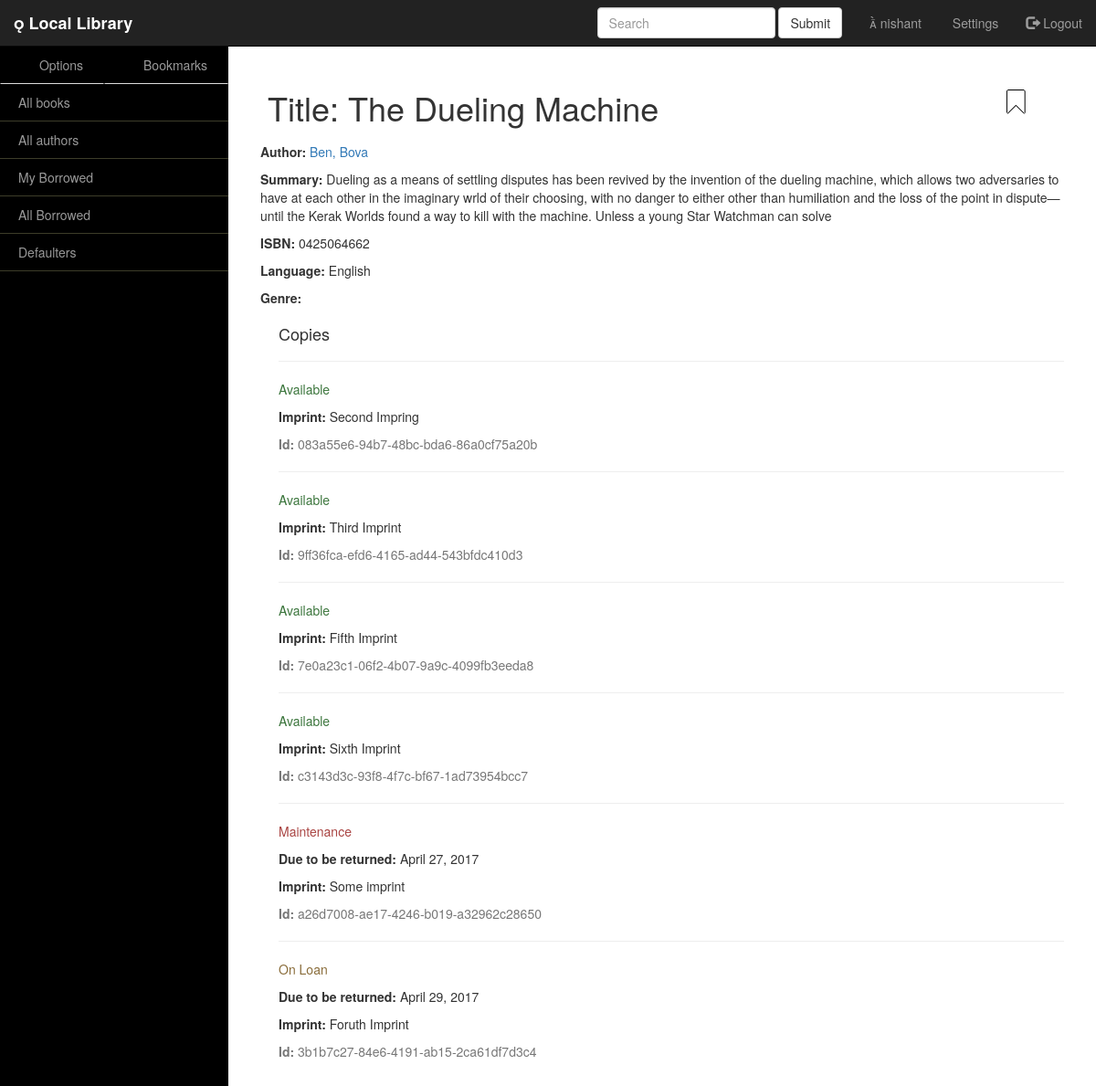
Screenshot of /catalog/book/1 (signed in) with the database file from the repository.
### catalog/models.py (models this page shows, shortened)
class Book(models.Model):
    title = models.CharField(max_length=200)
    author = models.ForeignKey("Author",on_delete=models.SET_NULL,null=True)
    summary = models.TextField(max_length=1000,help_text="Enter the brief description of book")
    isbn = models.CharField('ISBN',max_length=13,help_text='13 Character <a href="https://www.isbn-international.org/content/what-isbn">ISBN number</a>')
    genere = models.ManyToManyField('Genere',help_text='Select a genere for book')
    language = models.ForeignKey('Language', on_delete=models.SET_NULL, null=True)
    class Meta:
        __module__= '__name__'
    def display_genere(self):
        """
        Creates a string for the Genre. This is required to display genre in Admin.
        """
        return ", ".join([genere.name for genere in self.genere.all()[:3]])
    display_genere.short_description = 'Genere'
    def __str__(self):
        return self.title

class Author(models.Model):
    first_name = models.CharField(max_length=100)
    last_name = models.CharField(max_length=100)
    date_of_birth = models.DateField(null=True, blank=True)
    date_of_death = models.DateField('Died', null=True, blank=True)
    def __str__(self):
        return '%s, %s' % (self.last_name, self.first_name)

class Language(models.Model):
    name = models.CharField(max_length=200, help_text="Enter a the book's natural language (e.g. English, French, Japanese etc.)")
    def __str__(self):
        return self.name

class BookInstance(models.Model):
    id = models.UUIDField(primary_key=True,default=uuid.uuid4, help_text="Unique id for this particular book accross whole library")
    book = models.ForeignKey('Book',on_delete=models.SET_NULL, null=True)
    imprint = models.CharField(max_length=200)
    due_back = models.DateField(blank=True, null=True)
    borrower = models.ForeignKey(User,on_delete=models.SET_NULL,blank=True, null=True)
    LOAN_STATUS = (
        ('d', 'Maintenance'),
        ('o', 'On Loan'),
        ('a', 'Available'),
        ('r', 'Reserved'),
    )
    status = models.CharField(max_length=1,choices=LOAN_STATUS, default = 'd' ,blank=True, help_text='book availability')
    class Meta:
        permissions = (('can_mark_returned',"Set book as returned"),)
        ordering = ["due_back"]

### catalog/views.py (the view)
# urls.py: url(r'^book/(?P<pk>\d+)$',views.BooksDetailView.as_view(),name='book-detail'),
class BooksDetailView(LoginRequiredMixin,generic.DetailView):
    login_url = 'user_login'
    model = Book
    template_name = 'catalog/book_detail.html'

### catalog/templates/catalog/book_detail.html (shortened to what this page needs)
{% extends "base_generic.html" %}
{% load static %}
{% block content %}
  <table>
    <tr>
    <td>
      <h1>Title: {{ book.title }}</h1>
    </td>
    <td align='right'>
      {% if user.is_authenticated %}
        <a id="bookmarkme" href="javascript:void(0)" onclick="bookmarkme( '{{ book }}' )"" title="bookmark"><span id="bookmarkicon" class="glyphicon glyphicon-bookmark" style="font-size: 25px;color:white;text-shadow: -1px 0 black, 0 1px black, 1px 0 black, 0 -1px black;"></span></a>
      {% endif %}
</td>
    </tr>
  </table>
  <p><strong>Author:</strong> <a href="">{{ book.author }}</a></p>
  <p><strong>Summary:</strong> {{ book.summary }}</p>
  <p><strong>ISBN:</strong> {{ book.isbn }}</p>
  <p><strong>Language:</strong> {{ book.language }}</p>
  <p><strong>Genre:</strong> {% for genre in book.genre.all %} {{ genre }}{% if not forloop.last %}, {% endif %}{% endfor %}</p>
  <div style="margin-left:20px;margin-top:20px">
    <h4>Copies</h4>
    {% for copy in book.bookinstance_set.all %}
    <hr>
    <p class="{% if copy.status == 'a' %}text-success{% elif copy.status == 'd' %}text-danger{% else %}text-warning{% endif %}">{{ copy.get_status_display }}</p>
    {% if copy.status != 'a' %}<p><strong>Due to be returned:</strong> {{copy.due_back}}</p>{% endif %}
    <p><strong>Imprint:</strong> {{copy.imprint}}</p>
    <p class="text-muted"><strong>Id:</strong> {{copy.id}}</p>
    {% endfor %}
  </div>
{% endblock %}

### catalog/templates/base_generic.html (shortened to what this page needs)
<!DOCTYPE html>
<html lang="en">
<head>
    {% load static %}
    <link rel="stylesheet" href="https://maxcdn.bootstrapcdn.com/bootstrap/3.3.7/css/bootstrap.min.css">
    <link href="{% static 'css/bootstrap.min.css' %}" rel="stylesheet">
    <link href="{% static 'css/simple-sidebar.css' %}" rel="stylesheet">
    <link href="{% static 'css/table.css' %}" rel="stylesheet">
</head>
<body style="padding-top: 50px;">
    <div id="wrapper" class='toggled'>
        <nav class="navbar navbar-inverse navbar-fixed-top">
            <div class="container-fluid">
                <div class="navbar-header">
                <b><a class="navbar-brand  glyphicon-book" href="{% url 'index' %}"> Local Library</a></b>
                </div>
                <ul class="nav navbar-nav navbar-right">
                    <form class="navbar-form navbar-left">
                        <div class="form-group">
                            <input type="text" class="form-control" placeholder="Search">
                        </div>
                        <button type="submit" class="btn btn-default">Submit</button>
                    </form>
                    {% if user.is_authenticated %}
                        <li><a href="#"><span class=" glyphicon-user"> {{ user }} </span></a></li>
                    {% endif %}
                    <li><a href="#"> Settings</a></li>
                    <li><a href="{% url 'logout'%}"><span class="glyphicon glyphicon-log-out"></span> Logout</a></li>
                </ul>
            </div>
        </nav>
        <div id="sidebar-wrapper">
      {% block sidebar %}
      <ul class="sidebar-nav">
         <ul class="nav nav-tabs nav-justified">
            <li><a href="#" onclick="openCity('London')">Options</a></li>
            <li ><a href="#" onclick="openCity('Paris')"> Bookmarks</a></li>
        </ul>
        <div id="London" class="city">
                <li><a href="{% url 'book' %}">All books</a></li>
                <hr style="margin:0.05px; border-color:#3d3d29">
                <li><a href="{% url 'author' %}">All authors</a></li>
                <hr style="margin:0.05px; border-color:#3d3d29">
                {% if user.is_authenticated %}
                    <li><a href="{% url 'my-borrowed' %}">My Borrowed</a></li>
                    <hr style="margin:0.05px; border-color:#3d3d29">
                    {% if perms.catalog.can_mark_returned %}
                        <li><a href="{% url 'all-borrowed' %}">All Borrowed</a></li>
                        <hr style="margin:0.05px; border-color:#3d3d29">
                        <li><a href="{% url 'all-defaulters' %}">Defaulters</a></li>
                        <hr style="margin:0.05px; border-color:#3d3d29">
                    {% endif %}
                {% else %}
                    <li><a href="{% url 'login'%}">Login</a></li>
                {% endif %}
          </div>
      </ul>
     {% endblock %}
        </div>
        <div id="page-content-wrapper">
            <div class="container-fluid">
                <div class="row">
                    <div class="col-lg-12">
                        {% block content %}{% endblock %}
                    </div>
                </div>
            </div>
        </div>
    </div>
</body>
</html>
  {% load static %}

### catalog/static/css/simple-sidebar.css (style rules this page uses)
body { padding-top: 70px; }
#wrapper { padding-left: 0; -webkit-transition: all 0.5s ease; -moz-transition: all 0.5s ease; -o-transition: all 0.5s ease; transition: all 0.5s ease; }
#wrapper.toggled { padding-left: 250px; }
#sidebar-wrapper { z-index: 1000; position: fixed; left: 250px; width: 0; height: 100%; margin-left: -250px; overflow-y: auto; background: #000; -webkit-transition: all 0.5s ease; -moz-transition: all 0.5s ease; -o-transition: all 0.5s ease; transition: all 0.5s ease; }
#wrapper.toggled #sidebar-wrapper { width: 250px; }
#page-content-wrapper { width: 100%; position: absolute; padding: 15px; }
#wrapper.toggled #page-content-wrapper { position: absolute; margin-right: -250px; }
.sidebar-nav { position: absolute; top: 0; width: 250px; margin: 0; padding: 0; list-style: none; }
.sidebar-nav li { text-indent: 20px; line-height: 40px; }
.sidebar-nav li a { display: block; text-decoration: none; color: #999999; }
@media (min-width:768px) { #wrapper { padding-left: 0; } }
@media (min-width:768px) { #wrapper.toggled { padding-left: 250px; } }
@media (min-width:768px) { #sidebar-wrapper { width: 0; } }
@media (min-width:768px) { #wrapper.toggled #sidebar-wrapper { width: 250px; } }
@media (min-width:768px) { #page-content-wrapper { padding: 20px; position: relative; } }
@media (min-width:768px) { #wrapper.toggled #page-content-wrapper { position: relative; margin-right: 0; } }
.glyphicon { font-size: 15px; }

### catalog/static/css/table.css (style rules this page uses)
table { border-collapse: collapse; width: 100%; }
th, td { text-align: left; padding: 8px; }

### rows the page displays
Book: title "The Dueling Machine", author "Ben, Bova", summary "Dueling as a means of settling disputes has been revived by the invention of the dueling machine, which allows two adversaries to have at each other in the imaginary wrld of their choosing, with no danger to either other than humiliation and the loss of the point in dispute—until the Kerak Worlds found a way to kill with the machine. Unless a young Star Watchman can solve", isbn "0425064662", language "English"
BookInstance: status "Available", imprint "Second Impring", id "083a55e6-94b7-48bc-bda6-86a0cf75a20b"
BookInstance: status "Available", imprint "Third Imprint", id "9ff36fca-efd6-4165-ad44-543bfdc410d3"
BookInstance: status "Available", imprint "Fifth Imprint", id "7e0a23c1-06f2-4b07-9a9c-4099fb3eeda8"
BookInstance: status "Available", imprint "Sixth Imprint", id "c3143d3c-93f8-4f7c-bf67-1ad73954bcc7"
BookInstance: status "Maintenance", due_back "April 27, 2017", imprint "Some imprint", id "a26d7008-ae17-4246-b019-a32962c28650"
BookInstance: status "On Loan", due_back "April 29, 2017", imprint "Foruth Imprint", id "3b1b7c27-84e6-4191-ab15-2ca61df7d3c4"

### other values shown
{{ user }} "nishant"
